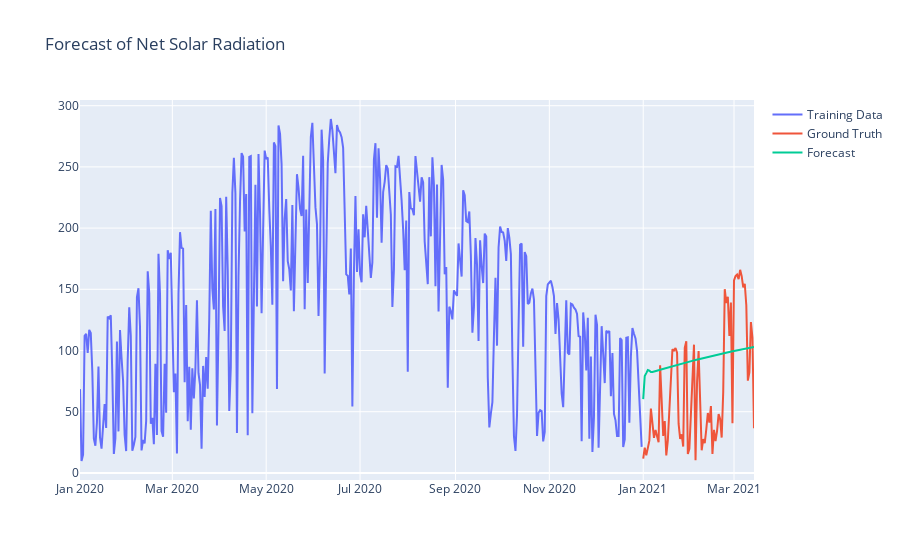

Here is the notebook cell this chart was saved with:
### Code cell
arima_forecast(train_d_1d, val_d['Bondville_IL'].netsolar, df_arima_pred['predict_arima'] )
